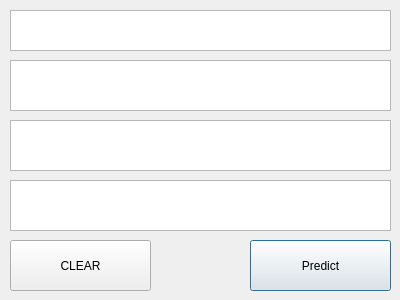
<?xml version="1.0" encoding="UTF-8"?>
<ui version="4.0">
 <class>Dialog</class>
 <widget class="QDialog" name="Dialog">
  <property name="geometry">
   <rect>
    <x>0</x>
    <y>0</y>
    <width>400</width>
    <height>300</height>
   </rect>
  </property>
  <property name="windowTitle">
   <string>Dialog</string>
  </property>
  <widget class="QTextEdit" name="textEdit_X1">
   <property name="geometry">
    <rect>
     <x>10</x>
     <y>10</y>
     <width>381</width>
     <height>41</height>
    </rect>
   </property>
  </widget>
  <widget class="QTextEdit" name="textEdit_X2">
   <property name="geometry">
    <rect>
     <x>10</x>
     <y>60</y>
     <width>381</width>
     <height>51</height>
    </rect>
   </property>
  </widget>
  <widget class="QTextEdit" name="textEdit_X3">
   <property name="geometry">
    <rect>
     <x>10</x>
     <y>120</y>
     <width>381</width>
     <height>51</height>
    </rect>
   </property>
  </widget>
  <widget class="QTextEdit" name="textEdit_Pred">
   <property name="geometry">
    <rect>
     <x>10</x>
     <y>180</y>
     <width>381</width>
     <height>51</height>
    </rect>
   </property>
  </widget>
  <widget class="QPushButton" name="btn_predict">
   <property name="geometry">
    <rect>
     <x>250</x>
     <y>240</y>
     <width>141</width>
     <height>51</height>
    </rect>
   </property>
   <property name="text">
    <string>Predict</string>
   </property>
  </widget>
  <widget class="QPushButton" name="btn_clear">
   <property name="geometry">
    <rect>
     <x>10</x>
     <y>240</y>
     <width>141</width>
     <height>51</height>
    </rect>
   </property>
   <property name="text">
    <string>CLEAR</string>
   </property>
  </widget>
 </widget>
 <resources/>
 <connections/>
</ui>
